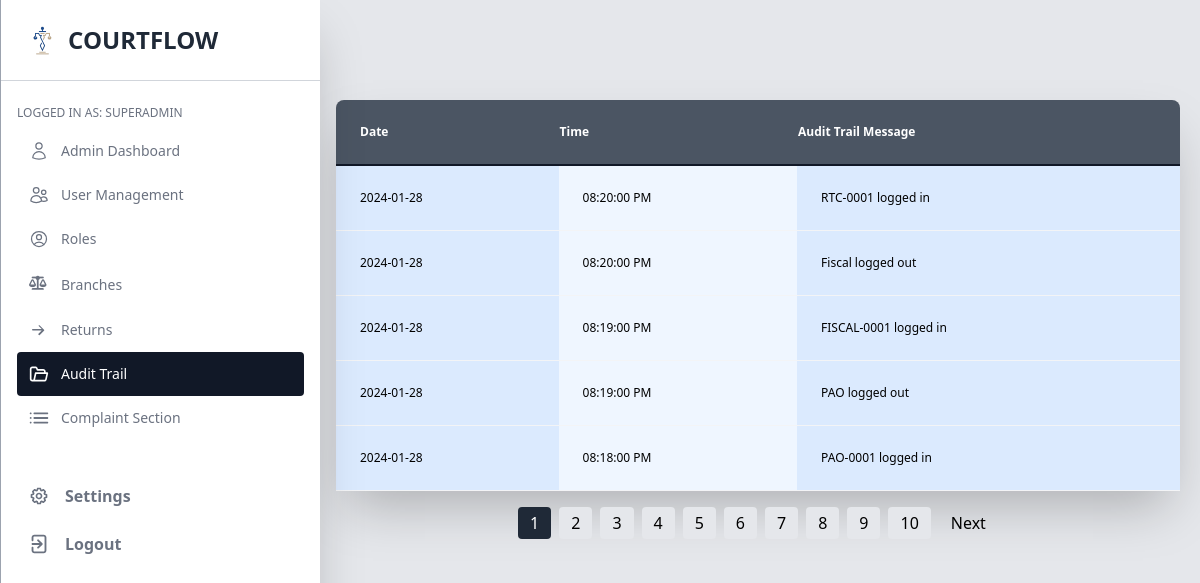
The app's page /src/pages/admin/admin_auditTrail.php (signed in) with its own data.
### tables this page shows
CREATE TABLE `audit_trail` (
  `id` int(11) NOT NULL,
  `Message` text NOT NULL,
  `Time` time NOT NULL,
  `AmPm` varchar(2) NOT NULL,
  `Date` date NOT NULL
);

### src/pages/admin/admin_auditTrail.php (the view, shortened to what this page needs)
<?php
include('../../connection/config.php');
$loggedInRole = $_SESSION['role'] ?? '';
$auditTrailSql = "SELECT * FROM audit_trail";
$auditTrailResult = $conn->query($auditTrailSql);
$num_per_page = 5;
$total_records = $auditTrailResult->num_rows;
$total_pages = ceil($total_records / $num_per_page);
if (!isset($_GET['page']) || $_GET['page'] <= 0 || !is_numeric($_GET['page'])) {
    $page = 1;
} else {
    $page = $_GET['page'];
}
$offset = ($page - 1) * $num_per_page;
$auditTrailSql = "SELECT * FROM audit_trail ORDER BY id DESC LIMIT $offset, $num_per_page";
$auditTrailResult = $conn->query($auditTrailSql);
?>
<!DOCTYPE html>
<html lang="en" class="h-full">
<head>
    <link href="../../../dist/output.css" rel="stylesheet" />
    <link href="https://cdnjs.cloudflare.com/ajax/libs/font-awesome/6.0.0-beta3/css/all.min.css" rel="stylesheet">
</head>
<body class="bg-gray-200 h-full">
    <div>
        <div class="hidden lg:block navbar-menu relative z-50">
            <nav class="fixed top-0 left-0 bottom-0 flex flex-col w-3/4 lg:w-80 sm:max-w-xs pt-6 pb-8 bg-white overflow-y-auto border-l border-gray-400 shadow-2xl">
                <div class="flex w-full items-center px-6 pb-6 mb-6 lg:border-b border-gray-300">
                    <a class="text-xl text-white font-semibold" href="#">
                        <img class="h-8" src="../../images/CFLogo.png" alt="" width="auto">
                    </a>
                    <span class="text-2xl text-gray-800 ml-2 inline-block uppercase font-bold">CourtFlow</span>
                </div>
                <div class="px-4 pb-6">
                    <?php if (!empty($loggedInRole)) : ?>
                        <h3 class="mb-2 text-xs uppercase text-gray-500 font-medium">Logged in as: <?php echo $loggedInRole; ?></h3>
                    <?php endif; ?>
                    <ul class="text-sm font-medium">
                        <li>
                            <a href="adminDashboard.php" class="flex items-center pl-3 py-3 pr-2 text-gray-500 hover:bg-gray-700 hover:text-white hover:border border-gray-500 rounded">
                                <span class="inline-block mr-3">
                                </span>
                                <span>Admin Dashboard</span>
                            </a>
                        </li>
                        <li>
                            <a href="admin_userManagement.php" class="flex items-center pl-3 py-3 pr-2 text-gray-500 hover:bg-gray-700 hover:text-white hover:border border-gray-500 rounded">
                                <span class="inline-block mr-3">
                                </span>
                                <span>User Management</span>
                            </a>
                        </li>
                        <li>
                            <a href="admin_rolesManagement.php" class="flex items-center pl-3 py-3 pr-2 text-gray-500 hover:bg-gray-700 hover:text-white hover:border border-gray-500 rounded">
                                <span class="inline-block mr-3">
                                </span>
                                <span>Roles</span>
                            </a>
                        </li>
                        <li>
                            <a href="admin_branchManagement.php" class="flex items-center pl-3 py-3 pr-2 text-gray-500 hover:bg-gray-700 hover:text-white hover:border border-gray-500 rounded">
                                <span class="inline-block mr-3">
                                    <i class="fa-solid fa-scale-balanced w-5 h-5"></i>
                                    </span>
                                    <span>Branches</span>
                                    </a>
                        </li>
                        <li>
                            <a href="admin_casesReturns.php" class="flex items-center pl-3 py-3 pr-2 text-gray-500 hover:bg-gray-700 hover:text-white hover:border border-gray-500 rounded" href="#">
                                <span class="inline-block mr-3">
                                </span>
                                <span>Returns</span>
                            </a>
                        </li>
                        <li>
                            <a class="flex items-center pl-3 py-3 pr-2 text-white bg-gray-900 rounded">
                                <span class="inline-block mr-3">
                                </span>
                                <span>Audit Trail</span>
                            </a>
                        </li>
                        <li>
                            <a class="flex items-center pl-3 py-3 pr-2 text-gray-500 hover:bg-gray-700 hover:text-white hover:border border-gray-500 rounded" href="#">
                                <span class="inline-block mr-3">
                                </span>
                                <span>Complaint Section</span>
                            </a>
                        </li>
                    </ul>
                    <div class="pt-8">
                        <a class="flex items-center pl-3 py-3 pr-2 text-gray-500 hover:bg-gray-700 hover:text-white hover:border border-gray-500 rounded" href="#">
                            <span class="inline-block mr-4">
                            </span>
                            <span class="font-semibold">Settings</span>
                        </a>
                        <form action="../../controller/logout.php" method="post">
                            <a name="logout" class="flex items-center pl-3 py-3 pr-2 text-gray-500 hover:bg-gray-700 hover:text-white hover:border border-gray-500 rounded">
                                <span class="inline-block mr-4">
                                </span>
                                <button type="submit" name="logout" class="font-semibold">Logout</button>
                            </a>
                        </form>
                    </div>
                </div>
            </nav>
        </div>
    </div>
    <section class="py-20 ml-40 mr-5 pl-44">
        <table class="mt-5 table-auto w-full border-b border-gray-900 bg-gray-600 shadow-2xl rounded-lg">
            <thead class="border-b-2 border-gray-900">
                <tr>
                    <th class="pl-6 py-6">
                        <p class="flex items-center text-xs text-white">Date</p>
                    </th>
                    <th>
                        <p class="flex items-center text-xs text-white">Time</p>
                    </th>
                    <th>
                        <p class="flex items-center text-xs text-white">Audit Trail Message</p>
                    </th>
                </tr>
            </thead>
            <tbody>
                <?php
                foreach ($auditTrailResult as $auditTrail) :
                ?>
                    <tr class="text-xs bg-blue-50 border-b border-gray-100 edit-trigger">
                        <td class="pl-6 py-6 bg-blue-100"><?= $auditTrail['Date']; ?></td>
                        <td class="pl-6 py-6 "><?= $auditTrail['Time'] ." ". $auditTrail['AmPm']; ?></td>
                        <td class="pl-6 py-6 bg-blue-100"><?= $auditTrail['Message']; ?></td>
                    </tr>
                <?php endforeach; ?>
            </tbody>
        </table>
        <div class="mt-4 flex justify-center items-center space-x-2">
            <?php if ($total_pages > 1) : ?>
                <?php
                $currentPage = isset($_GET['page']) ? (int)$_GET['page'] : 1;
                $start = max($currentPage - 4, 1);
                $end = min($start + 9, $total_pages);
                for ($i = $start; $i <= $end; $i++) :
                    $currentPageClass = ($currentPage === $i) ? 'bg-gray-800 text-white' : 'bg-gray-200 hover:bg-gray-900 hover:text-white transition-colors duration-300';
                ?>
                    <a href="?page=<?php echo $i; ?>" class="px-3 py-1 rounded <?php echo $currentPageClass; ?>"><?php echo $i; ?></a>
                <?php endfor; ?>
                <?php if ($currentPage < $total_pages) : ?>
                    <a href="?page=<?php echo ($currentPage + 1); ?>" class="px-3 py-1 rounded hover:bg-gray-900 hover:text-white transition-colors duration-300">Next</a>
                <?php endif; ?>
            <?php endif; ?>
        </div>
    </section>
</body>
</html>

### records on screen
audit_trail: Date "2024-01-28", Time "08:20:00", AmPm "PM", Message "RTC-0001 logged in"
audit_trail: Date "2024-01-28", Time "08:20:00", AmPm "PM", Message "Fiscal logged out"
audit_trail: Date "2024-01-28", Time "08:19:00", AmPm "PM", Message "FISCAL-0001 logged in"
audit_trail: Date "2024-01-28", Time "08:19:00", AmPm "PM", Message "PAO logged out"
audit_trail: Date "2024-01-28", Time "08:18:00", AmPm "PM", Message "PAO-0001 logged in"

### other values on screen
$loggedInRole "SUPERADMIN"
